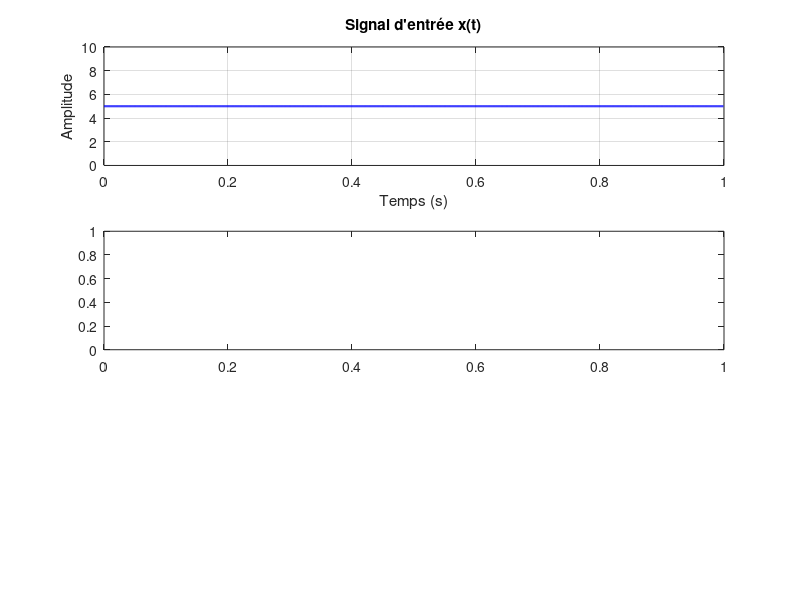

MATLAB code to generate this figure: (Note: this script raises an error after producing the figure.)
%INITIALISATION
clear all;
close all;
clc;


Fs = 1000;   %fréquence d'échantillonage
T = 1;              % Durée totale (s)
t = 0:1/Fs:T-1/Fs;  % Vecteur temps
N = length(t);      % Nombre d'échantillons


r_in = 5* ones(1,N);     %entrée constante


nb_loops = 10;

Ti = 1e-3;

M = 1/Ti; % nmb de sorties du corrélateurs sur 1s



% Paramètres AGC
v_ref = 3;          % Niveau de sortie désiré
alpha = 0.5;       % Coefficient du filtre de boucle
val_A = 1;           % Gain initial du VGA
val_Aq = val_A;




%BOUCLE DE SIMULATION

r_out = zeros(1,N);     % Signal de sortie

val_A_history = zeros(1,M); %historique gain AGC

r_out_history = zeros(1,M);

error_history = zeros(1,M);


for i = 1:nb_loops %nb d'itération
    disp(['Num Loops = ' num2str(i) '/' num2str(nb_loops)])

    for n = 1:M
        
        %AGC

        % Gain VGA
        r_in_gain = val_Aq*r_in;

        % Mesure de l'amplitude (detector)
        current_level = abs(r_in_gain(n));

        % Comparaison
        error = v_ref - current_level;

        % Signal de sortie
        r_out = r_in_gain;

        %MAJ du gain
        val_Aq = val_Aq + alpha * error;

        % Stockage pour visualisation
        val_A_history(n) = val_Aq;
        r_out_history(n) = mean(r_out);        
        error_history(n) = error;

    end 
end



%% Visualisation
figure;

% Signal d'entrée
subplot(3,1,1);
plot(t, r_in, 'b', 'LineWidth', 1.5);
title('Signal d''entrée x(t)');
xlabel('Temps (s)');
ylabel('Amplitude');
ylim([0 10]);
grid on;

% Signal de sortie
subplot(3,1,2);
plot(t, r_out, 'r', 'LineWidth', 1.5);
hold on;
yline(v_ref, '--k', 'v_{ref}');
title('Signal de sortie y(t) après AGC');
xlabel('Temps (s)');
ylabel('Amplitude');
ylim([0 10]);
grid on;

% Évolution du gain
subplot(3,1,3);
plot(t, val_A_history, 'g', 'LineWidth', 1.5);
title('Évolution du gain du VGA');
xlabel('Temps (s)');
ylabel('Gain');
grid on;
